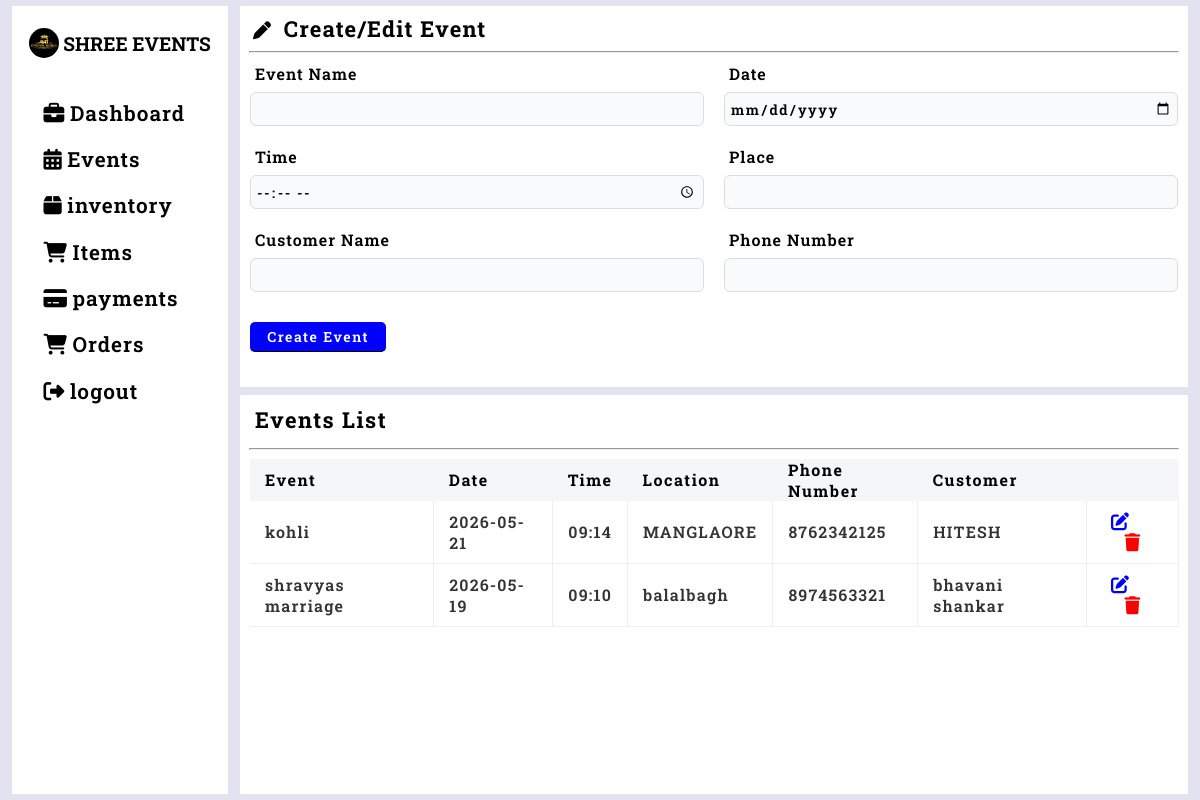
The page /events (signed in) on the database as committed earlier.
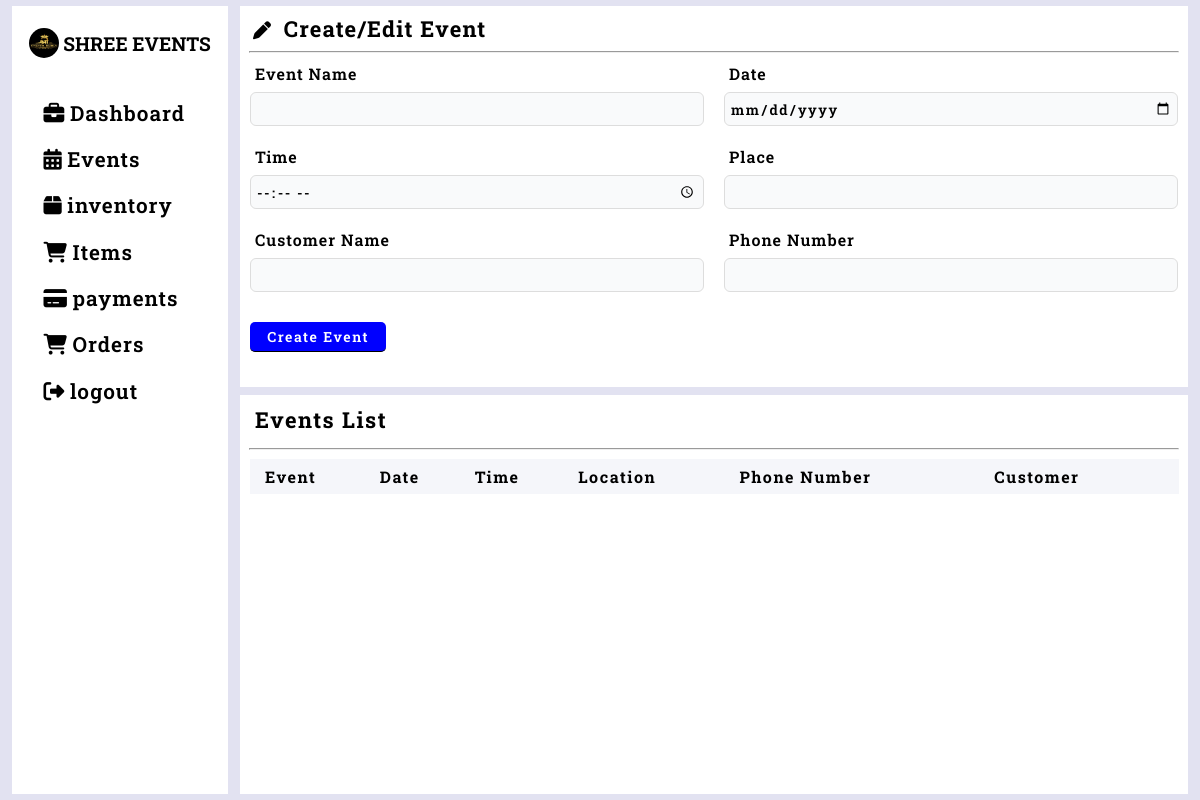
The same page on the database as committed later.
### tables this page shows
CREATE TABLE events(event_id INTEGER PRIMARY KEY AUTOINCREMENT,
                event_name TEXT NOT NULL,
                event_date DATETIME NOT NULL,
                event_time DATETIME NOT NULL,
                place TEXT NOT NULL,
                cust TEXT NOT NULL,
                status TEXT DEFAULT 'pending',
                event_status TEXT DEFAULT 'upcoming',
                phone_number INTEGER NOT NULL
                );

### events.py (the view, shortened to what this page needs)
@events_app.route('/events',methods=['GET','POST'])
def events_fn():
    try:
        if 'user' in session:
            edit_data=None
            list_data=events_list()
            tdate=str(date.today())
            return render_template('events.html',list_data=list_data,edit_data=edit_data,tdate=tdate)
        else:
            return redirect(url_for('home'))
    except Exception as e:
        print(e)
        return("Unexpected Error")
        return redirect(url_for('home'))

### database.py (called while the page is built)
def get_connection():
    con=sqlite3.connect("database.db",timeout=30,check_same_thread=False)
    return con

def events_list():
    con=get_connection()
    cursor=con.cursor()
    cursor.execute("SELECT event_id,event_name,event_date,event_time,place,cust,phone_number FROM events WHERE event_date>=DATE('now') ORDER BY event_id DESC")
    events_li=cursor.fetchall()
    con.commit()
    con.close()
    return events_li

### templates/events.html (shortened to what this page needs)
{% extends "base.html" %}
{% block content %}
<div class="event-creation-container">
  <h2>
    <i class="fa-solid fa-pen"
       style="margin-right: 5px; font-size: 18px; margin-left: 5px"></i>
    Create/Edit Event
  </h2>
  <hr />
  <form method="post">
    <div class="form-container">
      <label>Event Name</label>
      <input type="text" name="eventname"
        value="{{edit_data.name if edit_data else ''}}" required />
    </div>
    <div class="form-container">
      <label>Date</label>
      <input type="date" name="date" min="{{tdate}}"
        value="{{edit_data.date if edit_data else ''}}" required />
    </div>
    <div class="form-container">
      <label>Time</label>
      <input type="time" name="time"
        value="{{edit_data.time if edit_data else ''}}" required />
    </div>
    <div class="form-container">
      <label>Place</label>
      <input type="text" name="place"
        value="{{edit_data.place if edit_data else ''}}" required />
    </div>
    <div class="form-container">
      <label>Customer Name</label>
      <input type="text" name="cust"
        value="{{edit_data.cust if edit_data else ''}}" required />
    </div>
    <div class="form-container">
      <label>Phone Number</label>
      <input type="tel" name="phone" maxlength="10"
        pattern="[0-9]{10}"
        value="{{edit_data.phone if edit_data else ''}}" required>
    </div>
    <div class="form-btn">
      {% if edit_data %}
      <input type="submit" value="Update Event" name="update" />
      {% else %}
      <input type="submit" value="Create Event" name="create" />
      {% endif %}
    </div>
  </form>
</div>
<div class="event-upcoming-list">
  <h2>Events List</h2>
  <hr />
  <div class="upcoming-event-table">
    <table>
      <thead>
        <tr>
          <th>Event</th>
          <th>Date</th>
          <th>Time</th>
          <th>Location</th>
          <th>Phone Number</th>
          <th>Customer</th>
          <th></th>
        </tr>
      </thead>
      <tbody>
        {% for e in list_data %}
        <tr>
          <td>{{e[1]}}</td>
          <td>{{e[2]}}</td>
          <td>{{e[3]}}</td>
          <td>{{e[4]}}</td>
          <td>{{e[6]}}</td>
          <td>{{e[5]}}</td>
          <td class="action">
            <form method="post">
              <button type="submit" name="edit">
                <i class="fa-solid fa-pen-to-square"></i>
              </button>
              <button type="submit" name="delete"
                onclick="return confirm('Are you sure you want to delete this event?')">
                <i class="fa-solid fa-trash"></i>
              </button>
            </form>
          </td>
        </tr>
        {% endfor %}
      </tbody>
    </table>
  </div>
</div>
{% endblock %}

### templates/base.html (shortened to what this page needs)
<!doctype html>
<html lang="en">
<head>
  <link rel="stylesheet" href="https://cdnjs.cloudflare.com/ajax/libs/font-awesome/6.5.1/css/all.min.css" />
  <link rel="stylesheet" href="{{ url_for('static', filename='main.css') }}" />
</head>
<body>
  <div class="dashboard-container">
    <div class="left-bar" id="sidebar">
      <div class="left-header">
        <img src="{{url_for('static',filename='images/DOC-20260319-WA0019..png')}}" alt="logo" />
        <h2>SHREE EVENTS</h2>
      </div>
      <div class="nav-section">
        <ul>
          <li>
            <a href="{{url_for('dashboard.dashboard_fn')}}"><i class="fa-solid fa-briefcase"></i>Dashboard
            </a>
          </li>
          <li>
            <a href="{{url_for('events.events_fn')}}"><i class="fa-solid fa-calendar-days"></i>Events</a>
          </li>
          <li>
            <a href="{{url_for('inventory.inventory_fn')}}"><i class="fa-solid fa-box"></i>inventory</a>
          </li>
          <li>
            <a href="{{url_for('items.items_fn')}}"><i class="fa-solid fa-cart-shopping"></i>Items</a>
          </li>
          <li>
            <a href="{{url_for('payments.payments_fn')}}"><i class="fa-solid fa-credit-card"></i>payments</a>
          </li>
          <li>
            <a href="{{url_for('orders.orders_fn')}}"><i class="fa-solid fa-cart-shopping"></i>Orders</a>
          </li>
          <li>
            <a href="{{url_for('logout')}}"><i class="fa-solid fa-sign-out-alt"></i>logout</a>
          </li>
        </ul>
      </div>
    </div>
    <div class="right-bar" id="right-bar">
      {% block content %}{% endblock %}
    </div>
  </div>
</body>
</html>

### static/main.css (style rules this page uses)
* { box-sizing: border-box; margin: 0; padding: 0; }
input { width: 80%; border: 1px solid black; padding: 2%; outline: none; border: none; border-bottom: 1px solid black; }
.dashboard-container { height: 100vh; display: flex; background-color: #e2e2f1; }
.left-bar { width: 18%; padding: 0.5%; position: relative; margin: 0.5% 1%; overflow: hidden; background-color: white; }
.left-bar .left-header { height: 8%; width: 100%; justify-content: center; display: flex; align-items: center; }
.left-header img { width: 30px; height: 30px; border-radius: 50%; margin-right: 2%; }
.left-header h2 { font-family: "Roboto Slab", serif; font-size: 1.2em; }
.left-bar .nav-section { width: 100%; height: 92%; overflow: hidden; display: flex; flex-direction: column; margin-top: 10%; }
.nav-section ul { list-style: none; }
.nav-section ul li { padding: 2% 10%; font-size: 1.3em; margin-bottom: 5%; font-weight: 600; border-left: 5px solid transparent; transition: 1s ease; letter-spacing: 1px; }
.nav-section ul li a { font-family: "Roboto Slab", serif; text-decoration: none; color: black; }
.nav-section ul li a i { font-size: 1em; color: black; margin-right: 3%; }
.right-bar { width: 79%; margin: 0.5% 0; background-color: #e2e2f1; display: flex; flex-direction: column; position: relative; }
hr { width: 98%; margin: auto; }
.event-creation-container { width: 100%; padding-bottom: 10px; background-color: #fff; overflow-y: hidden; height: max-content; }
.event-creation-container h2 { padding: 8px; font-size: 22px; letter-spacing: 1.2px; font-family: "Roboto Slab", serif; }
.event-creation-container form { display: grid; grid-template-columns: 1fr 1fr; gap: 20px; padding: 10px; }
.form-container { display: flex; flex-direction: column; }
.form-container label { margin-bottom: 8px; font-size: 16px; padding-left: 5px; font-family: "Roboto Slab", serif; letter-spacing: 1px; font-weight: 600; }
.form-container input { border: 1px solid #ddd; height: 34px; width: 100%; background-color: #f9fafb; border-radius: 6px; outline: none; font-size: 14px; font-family: "Roboto Slab", serif; letter-spacing: 1.5px; font-weight: 600; padding: 5px; transition: 0.3s ease; }
.form-btn { margin-top: 10px; }
.form-btn input { width: 30%; height: 30px; font-size: 14px; padding: 1px; font-family: "Roboto Slab", serif; letter-spacing: 1.5px; font-weight: 600; color: white; border-radius: 5px; cursor: pointer; margin-bottom: 15px; }
.form-btn input[name="create"] { background-color: blue; }
.event-upcoming-list { width: 100%; background-color: #fff; margin-top: 8px; overflow-y: auto; scroll-behavior: smooth; display: flex; flex-direction: column; flex: 1; }
.event-upcoming-list h2 { padding: 10px 15px; font-family: "Roboto Slab", serif; letter-spacing: 1.5px; font-size: 22px; }
.event-upcoming-list .upcoming-event-table { width: 100%; height: 84%; margin-top: 5px; }
.upcoming-event-table table { width: 98%; border-collapse: collapse; margin: 0 10px; }
thead { background: #f5f6fa; }
table th { height: 35px; text-align: left; padding-left: 15px; font-family: "Roboto Slab", serif; letter-spacing: 1.5px; }

Rows that differ between the two databases and show on the page:
removed events: event_name "kohli", event_date "2026-05-21", event_time "09:14", place "MANGLAORE", phone_number "8762342125", cust "HITESH"
removed events: event_name "shravyas marriage", event_date "2026-05-19", event_time "09:10", place "balalbagh", phone_number "8974563321", cust "bhavani shankar"
